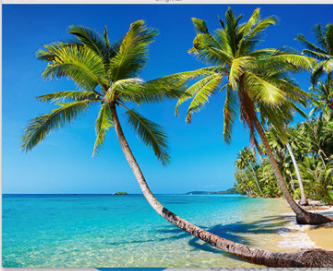
#> input picture pyimage/hist.PNG, 333 x 271 px, found by its file name
$ jupyter execute 'DoG-corner detection.ipynb'   (older library calls are emulated)
#> lines starting #> are read from the running program, lines starting #| are printed output that depends on the picture
[cell 1]
import cv2
import imutils
import numpy as np
import pandas as pd

[cell 2]
image=cv2.imread(r'C:\Users\arpit14276\Desktop\pyimagesearch\hist.png')
#> image is the input picture: shape (271, 333, 3); mean B, G, R 151, 138.6, 77.3

[cell 3]
orig=image.copy()

[cell 4]
gray=cv2.cvtColor(image,cv2.COLOR_BGR2GRAY)
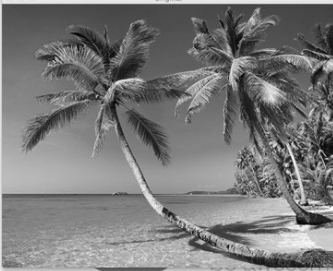
#> gray: shape (271, 333); min 3, max 250, mean 121.7
if imutils.is_cv2():
    detector = cv2.FeatureDetector_create("SIFT")
    kps = detector.detect(gray)
#> kps = 758 keypoints; strongest (x, y, size): (300, 221, 5.5), (306, 204, 2.8), (286, 165, 2.8), (288, 172, 2.5)

# otherwise we're detecting Difference of Gaussian keypoints for OpenCV 3+
else:
    detector = cv2.xfeatures2d.SIFT_create()
    (kps, _) = detector.detectAndCompute(gray, None)


$ run again, with pyimage/Capture.PNG copied over pyimage/hist.PNG
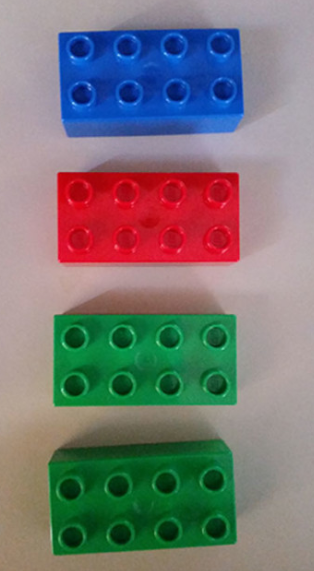
#> input picture pyimage/Capture.PNG, 314 x 571 px, found by its file name
#> image is the input picture: shape (571, 314, 3); mean B, G, R 118.6, 119.1, 120.9
#> `gray=cv2.cvtColor(image,cv2.COLOR_BGR2GRAY)`:
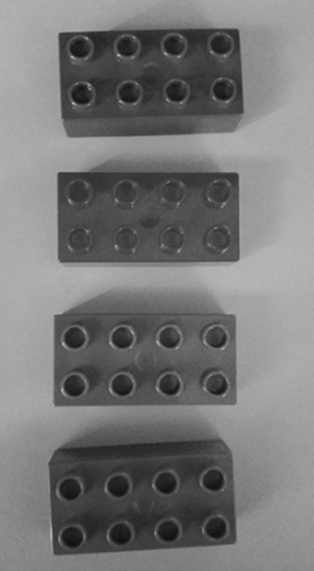
#> gray: shape (571, 314); min 16, max 186, mean 119.6
#> kps = 315 keypoints; strongest (x, y, size): (73, 103, 2), (119, 55, 2.1), (72, 57, 2.2), (62, 390, 2.2)
